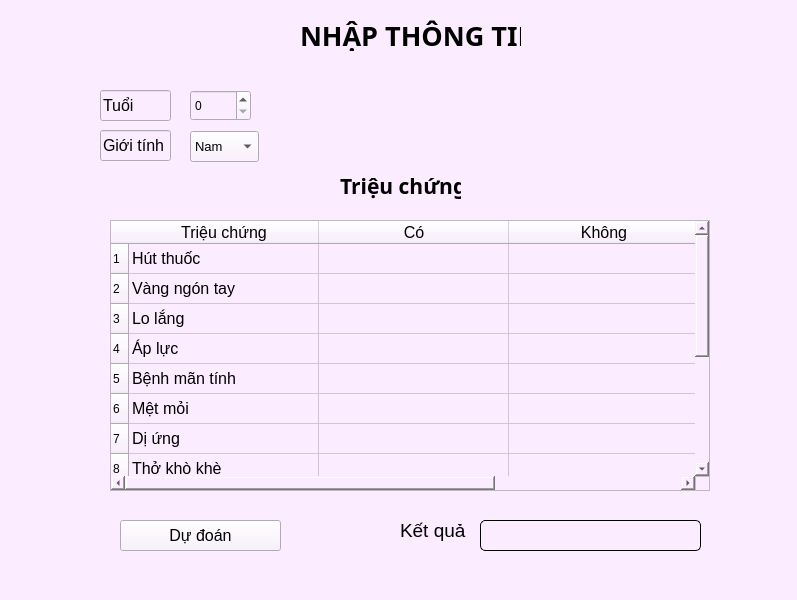
<?xml version="1.0" encoding="UTF-8"?>
<ui version="4.0">
 <class>MainWindow</class>
 <widget class="QMainWindow" name="MainWindow">
  <property name="geometry">
   <rect>
    <x>0</x>
    <y>0</y>
    <width>797</width>
    <height>600</height>
   </rect>
  </property>
  <property name="windowTitle">
   <string>MainWindow</string>
  </property>
  <property name="styleSheet">
   <string notr="true">background-color: rgb(251, 237, 255);</string>
  </property>
  <widget class="QWidget" name="centralwidget">
   <widget class="QLabel" name="label">
    <property name="geometry">
     <rect>
      <x>300</x>
      <y>20</y>
      <width>221</width>
      <height>31</height>
     </rect>
    </property>
    <property name="font">
     <font>
      <family>Bahnschrift SemiBold</family>
      <pointsize>20</pointsize>
      <weight>75</weight>
      <bold>true</bold>
     </font>
    </property>
    <property name="text">
     <string>NHẬP THÔNG TIN</string>
    </property>
   </widget>
   <widget class="QComboBox" name="Tuoi_3">
    <property name="geometry">
     <rect>
      <x>190</x>
      <y>131</y>
      <width>69</width>
      <height>31</height>
     </rect>
    </property>
    <property name="font">
     <font>
      <pointsize>10</pointsize>
     </font>
    </property>
    <item>
     <property name="text">
      <string>Nam</string>
     </property>
    </item>
    <item>
     <property name="text">
      <string>Nữ</string>
     </property>
    </item>
    <item>
     <property name="text">
      <string>Khác</string>
     </property>
    </item>
   </widget>
   <widget class="QLineEdit" name="lineEdit_10">
    <property name="geometry">
     <rect>
      <x>100</x>
      <y>130</y>
      <width>71</width>
      <height>31</height>
     </rect>
    </property>
    <property name="font">
     <font>
      <pointsize>12</pointsize>
     </font>
    </property>
    <property name="text">
     <string>Giới tính</string>
    </property>
   </widget>
   <widget class="QSpinBox" name="spinBox_2">
    <property name="geometry">
     <rect>
      <x>190</x>
      <y>90</y>
      <width>61</width>
      <height>31</height>
     </rect>
    </property>
    <property name="minimumSize">
     <size>
      <width>42</width>
      <height>0</height>
     </size>
    </property>
    <property name="maximum">
     <number>120</number>
    </property>
   </widget>
   <widget class="QLineEdit" name="lineEdit_14">
    <property name="geometry">
     <rect>
      <x>100</x>
      <y>90</y>
      <width>71</width>
      <height>31</height>
     </rect>
    </property>
    <property name="font">
     <font>
      <pointsize>12</pointsize>
     </font>
    </property>
    <property name="text">
     <string>Tuổi</string>
    </property>
   </widget>
   <widget class="QLabel" name="label_2">
    <property name="geometry">
     <rect>
      <x>340</x>
      <y>170</y>
      <width>121</width>
      <height>31</height>
     </rect>
    </property>
    <property name="font">
     <font>
      <family>Bahnschrift SemiBold</family>
      <pointsize>16</pointsize>
      <weight>75</weight>
      <bold>true</bold>
     </font>
    </property>
    <property name="text">
     <string>Triệu chứng</string>
    </property>
   </widget>
   <widget class="QPushButton" name="predict_button">
    <property name="geometry">
     <rect>
      <x>120</x>
      <y>520</y>
      <width>161</width>
      <height>31</height>
     </rect>
    </property>
    <property name="font">
     <font>
      <pointsize>12</pointsize>
     </font>
    </property>
    <property name="text">
     <string>Dự đoán</string>
    </property>
   </widget>
   <widget class="QTableWidget" name="symptom_table">
    <property name="geometry">
     <rect>
      <x>110</x>
      <y>220</y>
      <width>600</width>
      <height>271</height>
     </rect>
    </property>
    <property name="sizeIncrement">
     <size>
      <width>50</width>
      <height>50</height>
     </size>
    </property>
    <property name="font">
     <font>
      <pointsize>12</pointsize>
     </font>
    </property>
    <property name="tabletTracking">
     <bool>false</bool>
    </property>
    <property name="layoutDirection">
     <enum>Qt::LeftToRight</enum>
    </property>
    <property name="autoFillBackground">
     <bool>true</bool>
    </property>
    <attribute name="horizontalHeaderMinimumSectionSize">
     <number>50</number>
    </attribute>
    <attribute name="horizontalHeaderDefaultSectionSize">
     <number>190</number>
    </attribute>
    <attribute name="horizontalHeaderStretchLastSection">
     <bool>false</bool>
    </attribute>
    <attribute name="verticalHeaderCascadingSectionResizes">
     <bool>false</bool>
    </attribute>
    <row>
     <property name="text">
      <string>1</string>
     </property>
    </row>
    <row>
     <property name="text">
      <string>2</string>
     </property>
    </row>
    <row>
     <property name="text">
      <string>3</string>
     </property>
    </row>
    <row>
     <property name="text">
      <string>4</string>
     </property>
    </row>
    <row>
     <property name="text">
      <string>5</string>
     </property>
    </row>
    <row>
     <property name="text">
      <string>6</string>
     </property>
    </row>
    <row>
     <property name="text">
      <string>7</string>
     </property>
    </row>
    <row>
     <property name="text">
      <string>8</string>
     </property>
    </row>
    <row>
     <property name="text">
      <string>9</string>
     </property>
    </row>
    <row>
     <property name="text">
      <string>10</string>
     </property>
    </row>
    <row>
     <property name="text">
      <string>11</string>
     </property>
    </row>
    <row>
     <property name="text">
      <string>12</string>
     </property>
    </row>
    <row>
     <property name="text">
      <string>13</string>
     </property>
    </row>
    <column>
     <property name="text">
      <string>Triệu chứng</string>
     </property>
     <property name="font">
      <font>
       <pointsize>12</pointsize>
      </font>
     </property>
    </column>
    <column>
     <property name="text">
      <string>Có</string>
     </property>
     <property name="font">
      <font>
       <pointsize>12</pointsize>
      </font>
     </property>
    </column>
    <column>
     <property name="text">
      <string>Không</string>
     </property>
     <property name="font">
      <font>
       <pointsize>12</pointsize>
      </font>
     </property>
    </column>
    <item row="0" column="0">
     <property name="text">
      <string>Hút thuốc</string>
     </property>
    </item>
    <item row="0" column="1">
     <property name="text">
      <string/>
     </property>
     <property name="checkState">
      <enum>Unchecked</enum>
     </property>
    </item>
    <item row="0" column="2">
     <property name="text">
      <string/>
     </property>
     <property name="checkState">
      <enum>Unchecked</enum>
     </property>
    </item>
    <item row="1" column="0">
     <property name="text">
      <string>Vàng ngón tay</string>
     </property>
    </item>
    <item row="1" column="1">
     <property name="text">
      <string/>
     </property>
     <property name="checkState">
      <enum>Unchecked</enum>
     </property>
    </item>
    <item row="1" column="2">
     <property name="text">
      <string/>
     </property>
     <property name="checkState">
      <enum>Unchecked</enum>
     </property>
    </item>
    <item row="2" column="0">
     <property name="text">
      <string>Lo lắng</string>
     </property>
    </item>
    <item row="2" column="1">
     <property name="text">
      <string/>
     </property>
     <property name="checkState">
      <enum>Unchecked</enum>
     </property>
    </item>
    <item row="2" column="2">
     <property name="text">
      <string/>
     </property>
     <property name="checkState">
      <enum>Unchecked</enum>
     </property>
     <property name="flags">
      <set>ItemIsSelectable|ItemIsEditable|ItemIsDragEnabled|ItemIsDropEnabled|ItemIsUserCheckable|ItemIsEnabled|ItemIsTristate</set>
     </property>
    </item>
    <item row="3" column="0">
     <property name="text">
      <string>Áp lực</string>
     </property>
    </item>
    <item row="3" column="1">
     <property name="text">
      <string/>
     </property>
     <property name="checkState">
      <enum>Unchecked</enum>
     </property>
    </item>
    <item row="3" column="2">
     <property name="text">
      <string/>
     </property>
     <property name="checkState">
      <enum>Unchecked</enum>
     </property>
    </item>
    <item row="4" column="0">
     <property name="text">
      <string>Bệnh mãn tính</string>
     </property>
    </item>
    <item row="4" column="1">
     <property name="text">
      <string/>
     </property>
     <property name="checkState">
      <enum>Unchecked</enum>
     </property>
    </item>
    <item row="4" column="2">
     <property name="text">
      <string/>
     </property>
     <property name="checkState">
      <enum>Unchecked</enum>
     </property>
    </item>
    <item row="5" column="0">
     <property name="text">
      <string>Mệt mỏi</string>
     </property>
    </item>
    <item row="5" column="1">
     <property name="text">
      <string/>
     </property>
     <property name="checkState">
      <enum>Unchecked</enum>
     </property>
    </item>
    <item row="5" column="2">
     <property name="text">
      <string/>
     </property>
     <property name="checkState">
      <enum>Unchecked</enum>
     </property>
    </item>
    <item row="6" column="0">
     <property name="text">
      <string>Dị ứng</string>
     </property>
    </item>
    <item row="6" column="1">
     <property name="text">
      <string/>
     </property>
     <property name="checkState">
      <enum>Unchecked</enum>
     </property>
    </item>
    <item row="6" column="2">
     <property name="text">
      <string/>
     </property>
     <property name="checkState">
      <enum>Unchecked</enum>
     </property>
    </item>
    <item row="7" column="0">
     <property name="text">
      <string>Thở khò khè</string>
     </property>
    </item>
    <item row="7" column="1">
     <property name="text">
      <string/>
     </property>
     <property name="checkState">
      <enum>Unchecked</enum>
     </property>
    </item>
    <item row="7" column="2">
     <property name="text">
      <string/>
     </property>
     <property name="checkState">
      <enum>Unchecked</enum>
     </property>
    </item>
    <item row="8" column="0">
     <property name="text">
      <string>Uống rượu</string>
     </property>
    </item>
    <item row="8" column="1">
     <property name="text">
      <string/>
     </property>
     <property name="checkState">
      <enum>Unchecked</enum>
     </property>
    </item>
    <item row="8" column="2">
     <property name="text">
      <string/>
     </property>
     <property name="checkState">
      <enum>Unchecked</enum>
     </property>
    </item>
    <item row="9" column="0">
     <property name="text">
      <string>Ho</string>
     </property>
    </item>
    <item row="9" column="1">
     <property name="text">
      <string/>
     </property>
     <property name="checkState">
      <enum>Unchecked</enum>
     </property>
    </item>
    <item row="9" column="2">
     <property name="text">
      <string/>
     </property>
     <property name="checkState">
      <enum>Unchecked</enum>
     </property>
    </item>
    <item row="10" column="0">
     <property name="text">
      <string>Hụt hơi</string>
     </property>
    </item>
    <item row="10" column="1">
     <property name="text">
      <string/>
     </property>
     <property name="checkState">
      <enum>Unchecked</enum>
     </property>
    </item>
    <item row="10" column="2">
     <property name="text">
      <string/>
     </property>
     <property name="checkState">
      <enum>Unchecked</enum>
     </property>
    </item>
    <item row="11" column="0">
     <property name="text">
      <string>Khó nuốt</string>
     </property>
    </item>
    <item row="11" column="1">
     <property name="text">
      <string/>
     </property>
     <property name="checkState">
      <enum>Unchecked</enum>
     </property>
    </item>
    <item row="11" column="2">
     <property name="text">
      <string/>
     </property>
     <property name="checkState">
      <enum>Unchecked</enum>
     </property>
    </item>
    <item row="12" column="0">
     <property name="text">
      <string>Đau ngực</string>
     </property>
    </item>
    <item row="12" column="1">
     <property name="text">
      <string/>
     </property>
     <property name="checkState">
      <enum>Unchecked</enum>
     </property>
    </item>
    <item row="12" column="2">
     <property name="text">
      <string/>
     </property>
     <property name="checkState">
      <enum>Unchecked</enum>
     </property>
    </item>
   </widget>
   <widget class="QLabel" name="label_3">
    <property name="geometry">
     <rect>
      <x>400</x>
      <y>520</y>
      <width>71</width>
      <height>21</height>
     </rect>
    </property>
    <property name="font">
     <font>
      <pointsize>14</pointsize>
     </font>
    </property>
    <property name="text">
     <string>Kết quả</string>
    </property>
   </widget>
   <widget class="QLabel" name="result_lineEdit">
    <property name="geometry">
     <rect>
      <x>480</x>
      <y>520</y>
      <width>221</width>
      <height>31</height>
     </rect>
    </property>
    <property name="styleSheet">
     <string notr="true">border: 1px solid black;
border-radius: 5px;</string>
    </property>
    <property name="text">
     <string/>
    </property>
   </widget>
  </widget>
  <widget class="QMenuBar" name="menubar">
   <property name="geometry">
    <rect>
     <x>0</x>
     <y>0</y>
     <width>797</width>
     <height>21</height>
    </rect>
   </property>
  </widget>
  <widget class="QStatusBar" name="statusbar"/>
 </widget>
 <resources/>
 <connections/>
</ui>
